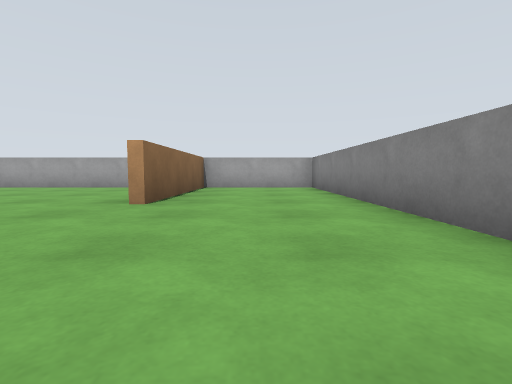
view 1 (above)

18 first-person views from a walk through a robot-simulator world made for Gazebo. The camera is 0.2 m above the floor, tilts 4° down and sees 85° across. The floor is counted in squares, 0.5 m on a side. Each view is taken from the middle of a square. On the plan, view 1 faces up. The plan holds only what a view shows up to about 9 squares ahead; the rest is blank.

view 2
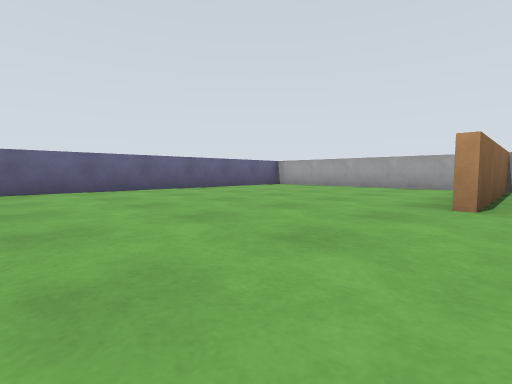

view 3
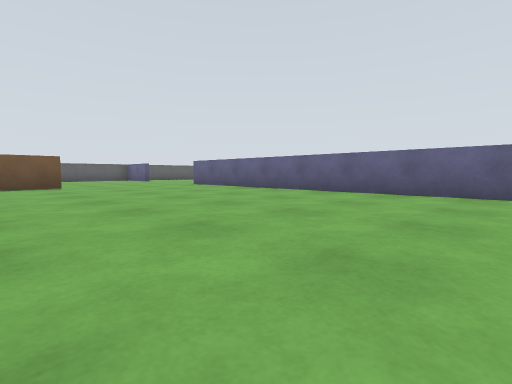

view 4
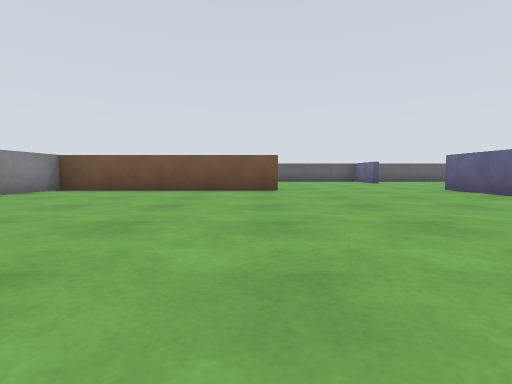

view 5
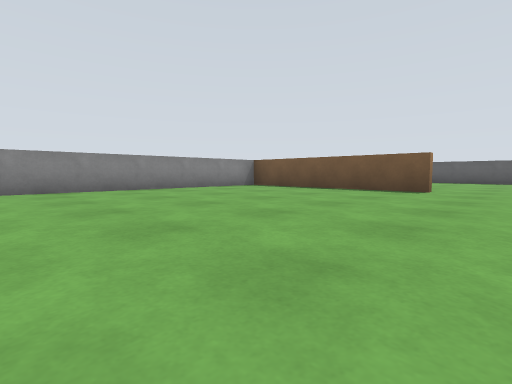

view 6
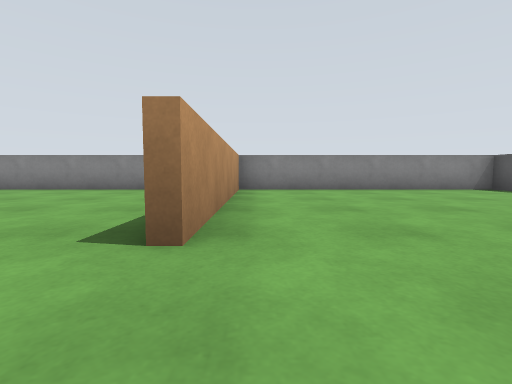

view 7
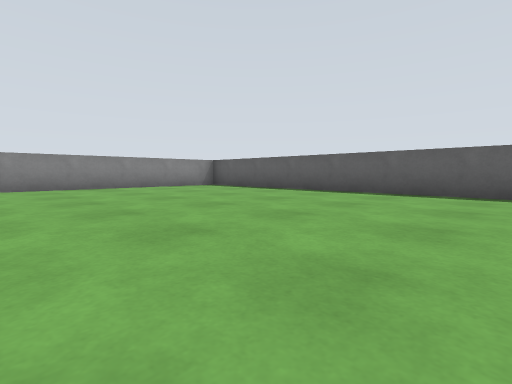

view 8
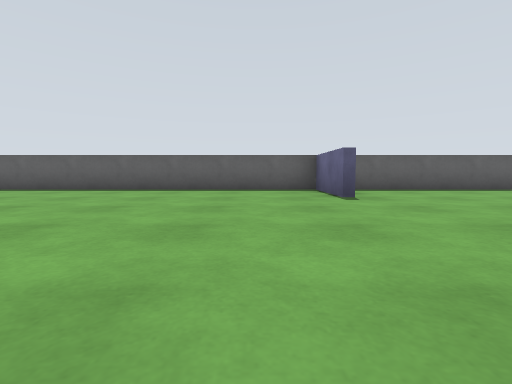

view 9
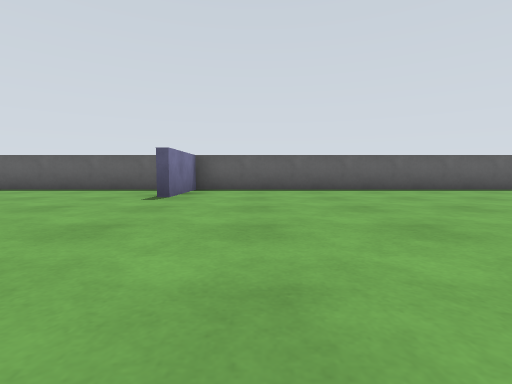

view 10
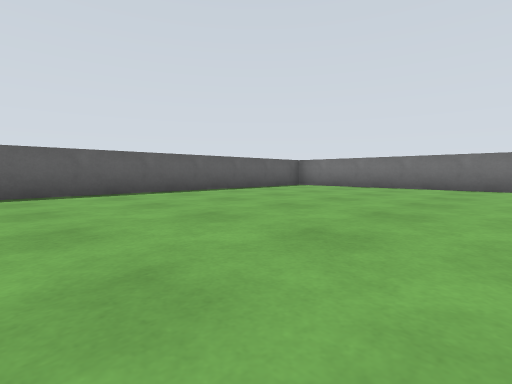

view 11
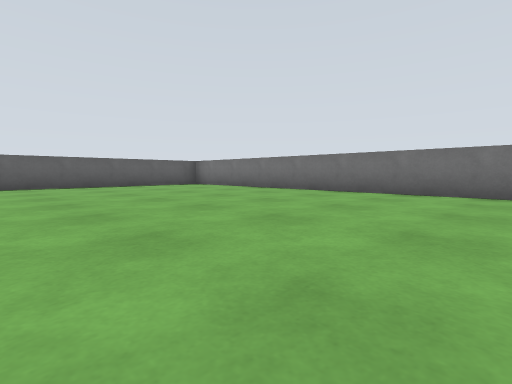

view 12
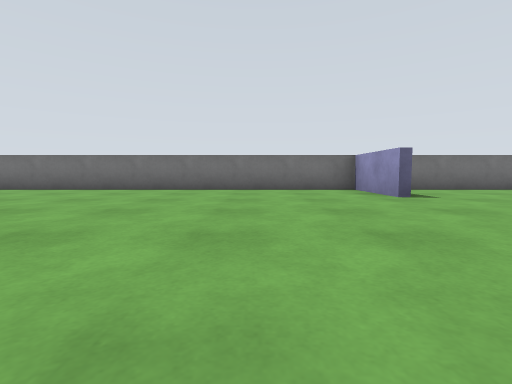

view 13
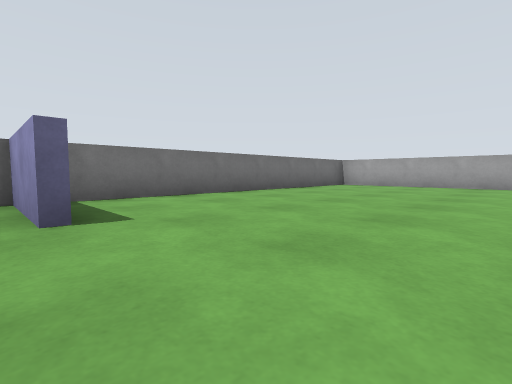

view 14
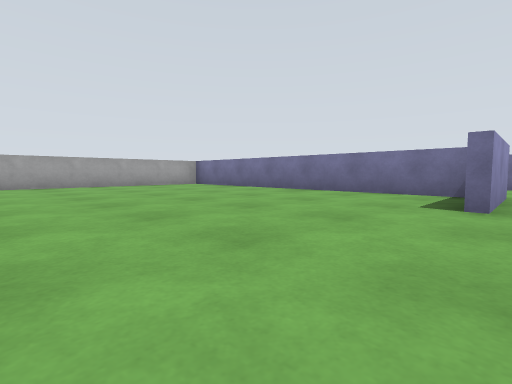

view 15
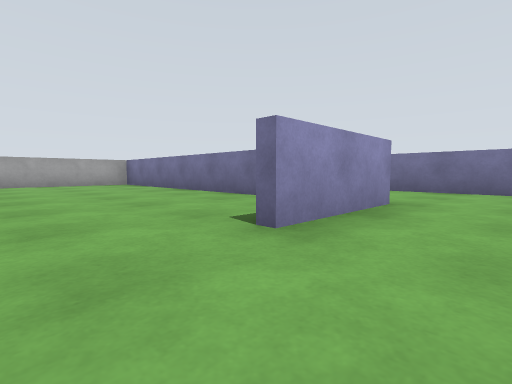

view 16
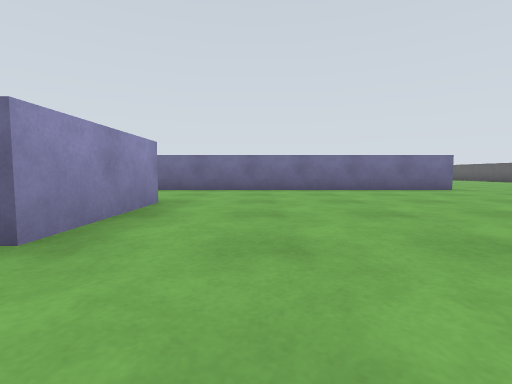

view 17
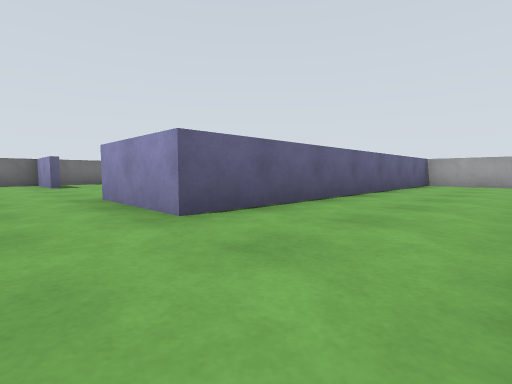

view 18
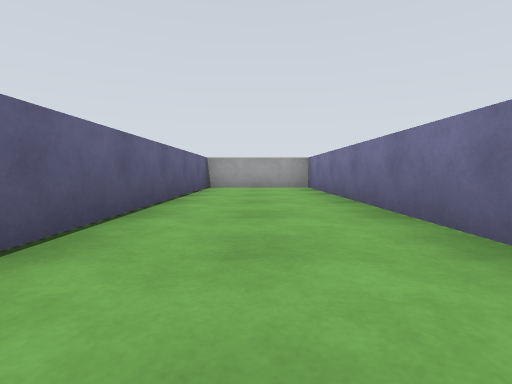

### Floor plan
Points are (right, up) in squares from view 1. A wall is a line through its corners. A room is listed if a view was taken in it or the views show most of it. See-through windows are left out.
Room 1 (views 1, 2, 3, 4, 5, 8)
walls: (1.5, 1.5) (1.5, 7.5) (-6.9, 7.5); (-7.4, 6.4) (-7.4, -6.5); (-3.6, -6.4) (1.5, -6.4); (1.5, -6.1) (1.5, -0.2)
ways out: opening at (-5, -6) to room 2
objects: beige box (-1, 4) to (-1, 7)
Room 2 (views 6, 7, 9, 10, 11, 12, 13, 14, 15, 16, 17, 18)
walls: (-10.5, -0.2) (-10.5, 7.5) (-18.5, 7.5) (-18.5, -0.2); (-7.6, -6.6) (-7.6, 7.5) (-10.3, 7.5) (-10.3, -0.7) (-12.5, -0.7); (-16.4, -0.7) (-18.5, -0.7) (-18.5, -12.5) (1.5, -12.5) (1.5, -6.1); (-7.4, -10.5) (-7.4, -12.5); (-7.6, -12.5) (-7.6, -10.5); (1.4, -6.6) (-3.5, -6.6)
ways out: opening at (-5, -6) to room 1

Positions as (right, up) in squares from view 1, and headings:
1: (0, 0), facing up
2: (-1, 0), facing up-left
3: (-2, 2), facing down-left
4: (-3, 0), facing down
5: (-5, 0), facing down-right
6: (-5, -7), facing right
7: (-6, -7), facing down-right
8: (-6, -6), facing down
9: (-9, -6), facing down
10: (-11, -7), facing down-left
11: (-13, -4), facing down-left
12: (-12, -3), facing left
13: (-14, -1), facing up-left
14: (-16, -1), facing up-right
15: (-14, -2), facing up-right
16: (-14, -2), facing right
17: (-8, -2), facing up-left
18: (-9, 0), facing up
